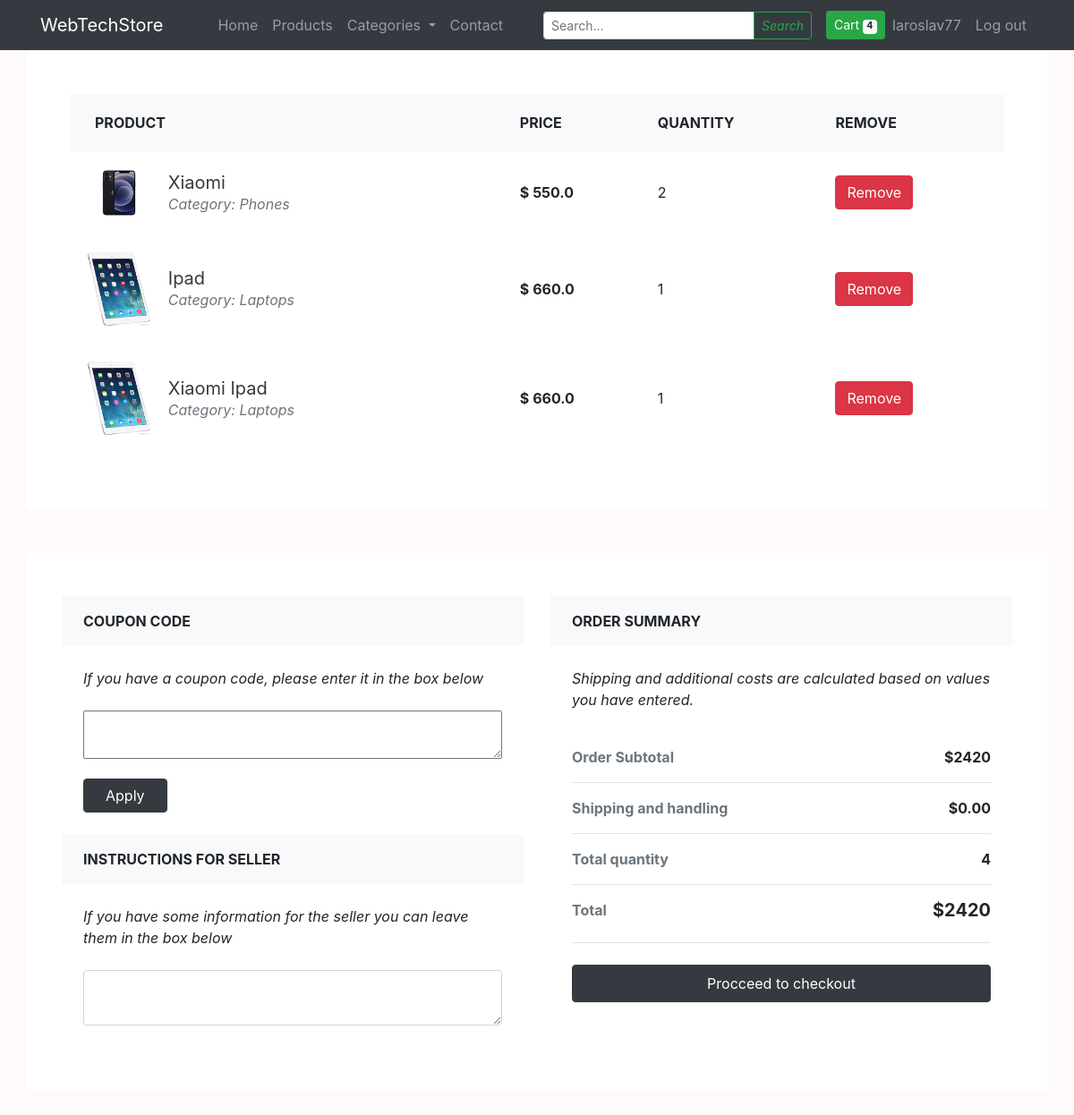
/cart (signed in), run on an earlier commit of the app's database.
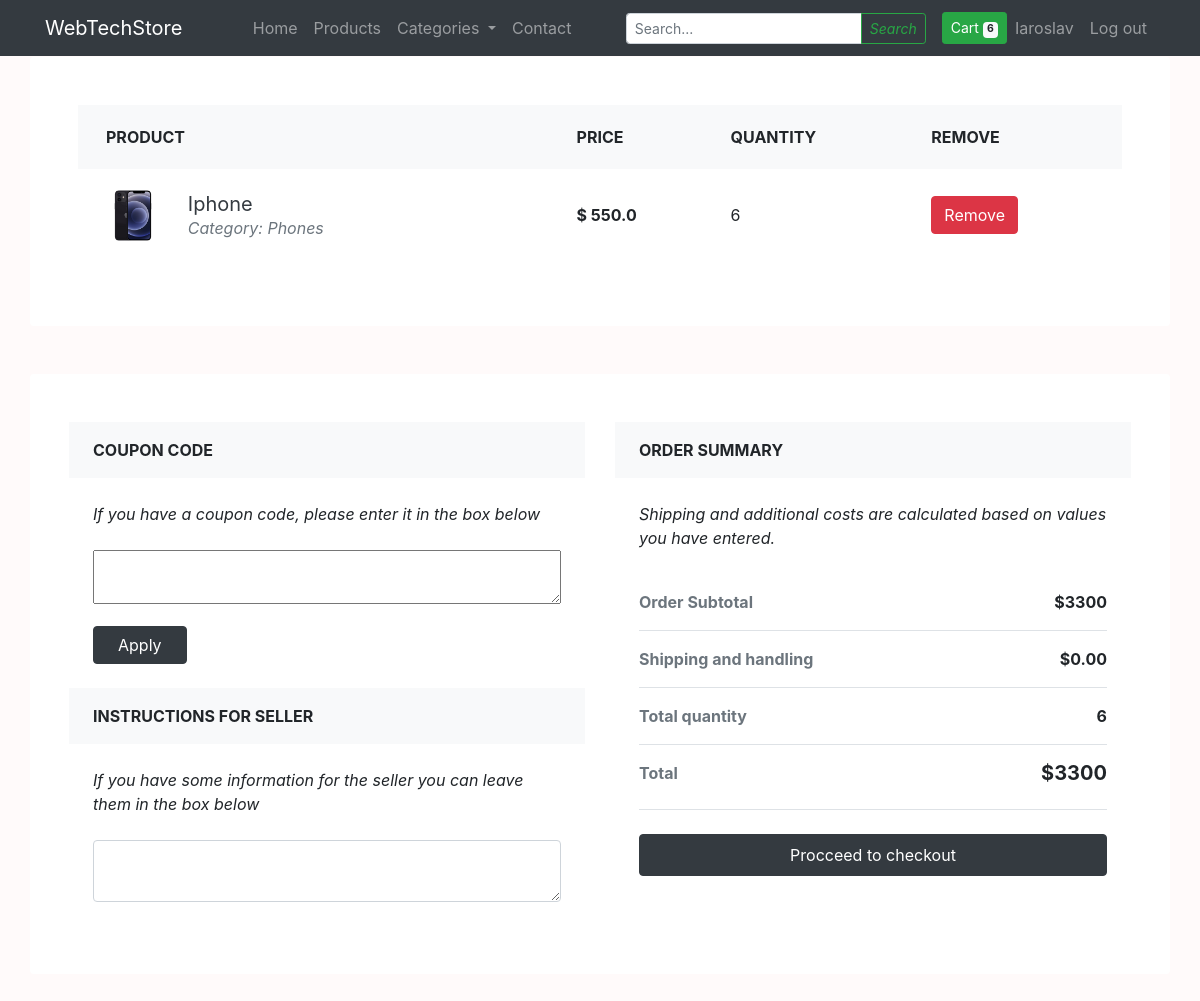
And on a later commit of the database.
### app/models.py (models this page shows, shortened)
class User(db.Model, UserMixin):
    __tablename__ = "user"
    id = db.Column(db.Integer, primary_key=True)
    email = db.Column(db.String(100), unique=True, nullable=False)
    name = db.Column(db.String(50), unique=True, nullable=False)
    password = db.Column(db.String(100), nullable=False)
    prod_amount = db.Column(db.Integer, default=0)
    user_products = db.relationship("Product", secondary="user_prod",
                                    lazy='dynamic', cascade="all, delete",
                                    passive_deletes=True, backref="products_user"
                                    )
    comments = db.relationship("Comments", backref="author", lazy=True)

class UserProd(db.Model):
    __tablename__ = "user_prod"
    __table_args__ = (db.UniqueConstraint("user_id", "product_id"),)
    id = db.Column(db.Integer, primary_key=True)
    user_id = db.Column(db.Integer, db.ForeignKey("user.id", ondelete="CASCADE"))
    product_id = db.Column(db.Integer, db.ForeignKey("product.id", ondelete="CASCADE"))
    count = db.Column(db.Integer, default=0)
    user = db.relationship("User", backref="products")
    product = db.relationship("Product", backref="products")
    def __repr__(self):
        return f"{self.count}"

class Product(db.Model):
    __tablename__ = "product"
    id = db.Column(db.Integer, primary_key=True)
    product_name = db.Column(db.String(64), unique=True, nullable=False)
    summary = db.Column(db.String(160), nullable=False)
    description = db.Column(db.String(440), nullable=False)
    picture = db.Column(db.String(20), nullable=False)
    product_amount = db.Column(db.Integer, default=0)
    price = db.Column(db.Float, default=0)
    category = db.Column(db.String(30), nullable=False)
    users = db.relationship("User", secondary="user_prod",
                            cascade="all, delete", passive_deletes=True
                            )
    category_id = db.Column(db.Integer, db.ForeignKey("category.id"))
    comments = db.relationship("Comments", backref="com_product", lazy=True)

### app/users/routes.py (the view, shortened to what this page needs)
@users.route("/cart", methods=["POST", "GET"])
@login_required
def cart():
    user = current_user
    prices = [x.price for x in current_user.user_products]
    products_to_calculate = [x.count for x in current_user.products]
    product_list = UserProd.query.filter_by(user=user)  # I removed .all() to be able to iterate over it
    total_price = sum([int(first)*int(second) for first, second in zip(prices, products_to_calculate)])  # doesn't update prices with discount
    return render_template("cart.html", product_list=product_list,
                           total_price=total_price)

### app/models.py (called while the page is built)
@login_manager.user_loader
def load_user(user_id):
    return User.query.get(int(user_id))

### app/templates/cart.html
{% extends "products.html" %}
{% block content %}
{% if current_user.user_products %}
<div class="px-4 px-lg-0">
  <div class="pb-5">
    <div class="container">
      <div class="row">
        <div class="col-lg-12 p-5 bg-white rounded shadow-sm mb-5">
          <div class="table-responsive">
            <table class="table">
              <thead>
                <tr>
                  <th scope="col" class="border-0 bg-light">
                    <div class="p-2 px-3 text-uppercase">Product</div>
                  </th>
                  <th scope="col" class="border-0 bg-light">
                    <div class="py-2 text-uppercase">Price</div>
                  </th>
                  <th scope="col" class="border-0 bg-light">
                    <div class="py-2 text-uppercase">Quantity</div>
                  </th>
                  <th scope="col" class="border-0 bg-light">
                    <div class="py-2 text-uppercase">Remove</div>
                  </th>
                </tr>
              </thead>
              <tbody>
                {% for prod in product_list %}
                <tr>
                  <th scope="row" class="border-0">
                    <div class="p-2">
                      <img src="{{ prod.product.picture }}" alt="product" width="70" class="img-fluid rounded shadow-sm">
                      <div class="ml-3 d-inline-block align-middle">
                        <h5 class="mb-0"> <a href="#" class="text-dark d-inline-block align-middle">{{prod.product.product_name}}</a></h5><span class="text-muted font-weight-normal font-italic d-block">Category: {{prod.product.category}} </span>
                      </div>
                    </div>
                  </th>
                  <td class="border-0 align-middle"><strong>$ {{prod.product.price}} </strong></td>
                  <td class="border-0 align-middle"><strong></strong>{{prod}}</td>
                  <td class="border-0 align-middle">
                  <form method="POST">
                  <button class="btn btn-danger" name="prod_id" value="{{prod.product.id}}">Remove</button>
                  </form>
                </td>
                </tr>
                {% endfor %}
              </tbody>
            </table>
          </div>
        </div>
      </div>
      <div class="row py-5 p-4 bg-white rounded shadow-sm">
        <div class="col-lg-6">
          <div class="bg-light rounded-pill px-4 py-3 text-uppercase font-weight-bold">Coupon code</div>
          <div class="p-4">
            <p class="font-italic mb-4">If you have a coupon code, please enter it in the box below</p>
            <form method="POST">
              <div class="form-group">
                <div class="form-group">
                  <textarea name="text" style="width: 100%;"></textarea>
                </div>
            </div>
          <button class="btn btn-dark px-4 rounded-pill" name="apply">Apply</button>
        </form>
          </div>
          <div class="bg-light rounded-pill px-4 py-3 text-uppercase font-weight-bold">Instructions for seller</div>
          <div class="p-4">
            <p class="font-italic mb-4">If you have some information for the seller you can leave them in the box below</p>
            <textarea name="" cols="30" rows="2" class="form-control"></textarea>
          </div>
        </div>
        <div class="col-lg-6">
          <div class="bg-light rounded-pill px-4 py-3 text-uppercase font-weight-bold">Order summary </div>
          <div class="p-4">
            <p class="font-italic mb-4">Shipping and additional costs are calculated based on values you have entered.</p>
            <ul class="list-unstyled mb-4">
              <li class="d-flex justify-content-between py-3 border-bottom"><strong class="text-muted">Order Subtotal </strong><strong>${{total_price}}</strong></li>
              <li class="d-flex justify-content-between py-3 border-bottom"><strong class="text-muted">Shipping and handling</strong><strong>$0.00</strong></li>
              <li class="d-flex justify-content-between py-3 border-bottom"><strong class="text-muted">Total quantity</strong><strong>{{current_user.prod_amount}} </strong></li>
              <li class="d-flex justify-content-between py-3 border-bottom"><strong class="text-muted">Total</strong>
                <h5 class="font-weight-bold">${{total_price}}</h5>
              </li>
            </ul>
            <a href="#" class="btn btn-dark rounded-pill py-2 btn-block">Procceed to checkout</a>
          </div>
        </div>
      </div>
    </div>
  </div>
</div>
{% else %}
    <h5>Your cart is empty!</h5>
          {% endif %}
{% endblock content %}

### app/templates/layout.html (shortened to what this page needs)
<!doctype html>
<html lang="en">
  <head>
    <link rel="stylesheet" href="https://maxcdn.bootstrapcdn.com/bootstrap/4.0.0/css/bootstrap.min.css">
    <link
    rel="stylesheet"
    href="{{ url_for('static', filename='main.css') }}"
  />
  </head>
  <body>
    <nav class="navbar sticky-top navbar-expand-md navbar-dark bg-dark">
      <div class="container">
          <a class="navbar-brand" href="{{ url_for('users.index') }}">WebTechStore</a>
          <div class="collapse navbar-collapse justify-content-end" id="navbarsExampleDefault">
              <ul class="navbar-nav m-auto">
                  <li class="nav-item">
                      <a class="nav-link" href="{{ url_for('users.index') }}">Home</a>
                  </li>
                  <li class="nav-item">
                      <a class="nav-link" href="{{ url_for('users.products') }}">Products</a>
                  </li>
                  <li class="nav-item dropdown">
                    <a class="nav-link dropdown-toggle" href="#" id="navbarDropdown" role="button" data-toggle="dropdown" aria-haspopup="true" aria-expanded="false">
                      Categories
                    </a>
                  </li>
                  <li class="nav-item">
                      <a class="nav-link" href="{{ url_for('users.contact') }}">Contact</a>
                  </li>
              </ul>
              <form class="form-inline my-2 my-lg-0">
                  <div class="input-group input-group-sm">
                      <input type="text" class="form-control" aria-label="Small" aria-describedby="inputGroup-sizing-sm" placeholder="Search...">
                      <div class="input-group-append">
                          <button type="button" class="btn btn-outline-success">
                              <i class="fa fa-search">Search</i>
                          </button>
                      </div>
                  </div>
                  {% if current_user.is_authenticated %}
                  <a class="btn btn-success btn-sm ml-3" href="{{ url_for('users.cart') }}">
                       Cart
                      <span class="badge badge-light">{{current_user.prod_amount }}</span>
                  </a>
                  <ul class="navbar-nav m-auto">
                  <li class="nav-item" style="text-align: right;">
                  <a class="nav-link" href="{{ url_for('users.account', username=current_user.name) }}">{{ current_user.name }}</a>
                </li>
                <li class="nav-item">
                  <a class="nav-link" href="{{ url_for('users.logout') }}">Log out</a>
                </li>
              </ul>
                  {% endif %}
              </form>
          </div>
      </div>
  </nav>
      <div class="col-md-8">
      </div>
  </body>
</html>

What changed in the data, as far as the page shows it:
removed UserProd: product.picture (picture), product.product_name "Xiaomi", product.category "Phones", product.price "550.0", count "2"
removed UserProd: product.picture (picture), product.product_name "Ipad", product.category "Laptops", product.price "660.0", count "1", {{ prod.product.id }} 3 (drawn)
removed UserProd: product.picture (picture), product.product_name "Xiaomi Ipad", product.category "Laptops", product.price "660.0", count "1", {{ prod.product.id }} 4 (drawn)
changed User: prod_amount "4" → "6"; name "Iaroslav77" → "Iaroslav"
added UserProd: product.picture (picture), product.product_name "Iphone", product.category "Phones", product.price "550.0", count "6", {{ prod.product.id }} 1 (drawn)
Also different on the page:
{{ total_price }}: "2420" → "3300"
